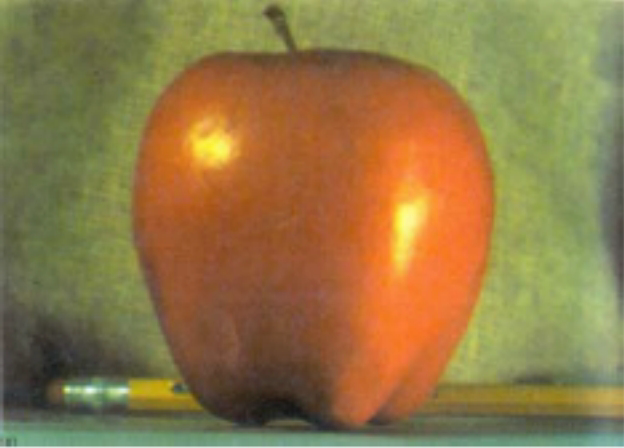
#> input picture ps2/apple.png, 624 x 448 px
$ python solve.py
#> lines starting #> are read from the running program, lines starting #| are printed output that depends on the picture
### ps2/ps_lib.py
from pathlib import Path
from typing import Tuple, Union

import numpy as np
from PIL import Image

__all__ = ['read_image', 'write_image', 'pad', 'resize']

#------------------------------------------------------------------------------

def read_image(path: Union[Path, str]) -> np.ndarray:
    '''
    Read a PNG or JPG image an array of linear RGB radiance values ∈ [0,1].
    '''
#> called with path = 'apple.png'
    return (np.float32(Image.open(path)) / 255)**2.2
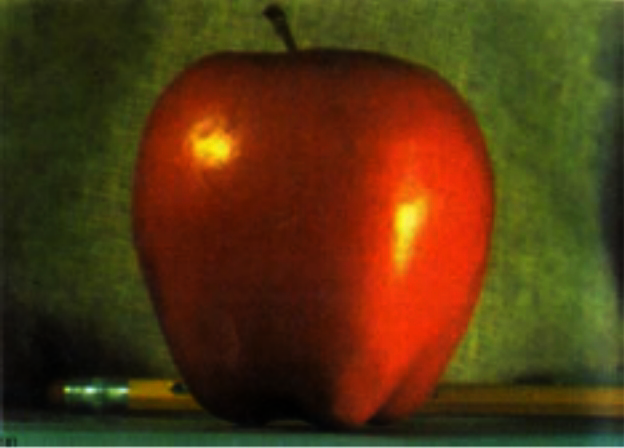
#> returned value: shape (448, 624, 3) float32; mean of channels 0, 1, 2 0.325, 0.214, 0.0695; drawn as R, G, B


# [55 lines left out: functions write_image, pad, resize, not called in this run]


def _resize_channel(chan: np.ndarray, size: Tuple[int, int]) -> np.ndarray:
    return np.asarray(Image.fromarray(chan).resize(size[::-1], Image.CUBIC))

### ps2/solve.py
import numpy as np
from PIL import Image
from ps_lib import read_image, write_image, resize


def load_given_kernel(path):
    return np.load(path)


# [93 lines left out: functions pad_image, cross_correlation, build_pyramid, create_mask, blend_pyramids, reconstruct_from_lap_pyramid and 3 more, not called in this run]


def gaussian(x, sigma):
    return np.exp(-x ** 2 / (2 * sigma ** 2))


# [21 lines left out: function bilateral_filter, not called in this run]


def load_hdr_image(image_path):
    return np.load(image_path)


# [4 lines left out: function compute_luminance, not called in this run]


def compute_chrominance(image, luminance):
    return image / (luminance[..., None] + 1e-6)


def log_scale(luminance):
    return np.log10(luminance + 0.01)


# [78 lines left out: functions tone_mapping, average, demosaicing, decode_npz, not called in this run]


def Question1():
    image_path = 'apple.png'
    image = read_image(image_path)

    # Gaussian kernel
#> (the run stopped early here; a loop or call above may not have finished)
